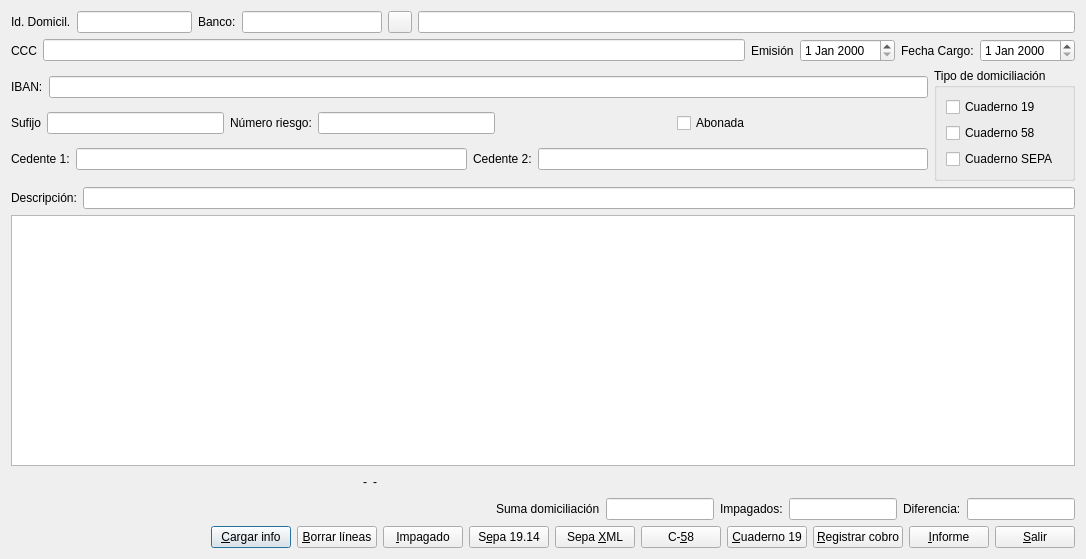
<?xml version="1.0" encoding="UTF-8"?>
<ui version="4.0">
 <class>domiciliacion</class>
 <widget class="QDialog" name="domiciliacion">
  <property name="geometry">
   <rect>
    <x>0</x>
    <y>0</y>
    <width>1086</width>
    <height>559</height>
   </rect>
  </property>
  <property name="windowTitle">
   <string>Domiciliación</string>
  </property>
  <layout class="QVBoxLayout" name="verticalLayout_2">
   <item>
    <layout class="QHBoxLayout" name="horizontalLayout">
     <item>
      <widget class="QLabel" name="label">
       <property name="text">
        <string>Id. Domicil.</string>
       </property>
      </widget>
     </item>
     <item>
      <widget class="QLineEdit" name="id_domiciliacionlineEdit">
       <property name="maximumSize">
        <size>
         <width>115</width>
         <height>16777215</height>
        </size>
       </property>
       <property name="readOnly">
        <bool>true</bool>
       </property>
      </widget>
     </item>
     <item>
      <widget class="QLabel" name="label_2">
       <property name="text">
        <string>Banco:</string>
       </property>
      </widget>
     </item>
     <item>
      <widget class="QLineEdit" name="aux_bancolineEdit">
       <property name="maximumSize">
        <size>
         <width>140</width>
         <height>16777215</height>
        </size>
       </property>
      </widget>
     </item>
     <item>
      <widget class="QPushButton" name="codigopushButton">
       <property name="maximumSize">
        <size>
         <width>24</width>
         <height>22</height>
        </size>
       </property>
       <property name="text">
        <string/>
       </property>
       <property name="icon">
        <iconset resource="keme.qrc">
         <normaloff>:/iconos/graf/viewer.xpm</normaloff>:/iconos/graf/viewer.xpm</iconset>
       </property>
       <property name="autoDefault">
        <bool>false</bool>
       </property>
      </widget>
     </item>
     <item>
      <widget class="QLineEdit" name="descrip_bancolineEdit">
       <property name="readOnly">
        <bool>true</bool>
       </property>
      </widget>
     </item>
    </layout>
   </item>
   <item>
    <layout class="QHBoxLayout" name="horizontalLayout_2">
     <item>
      <widget class="QLabel" name="label_4">
       <property name="text">
        <string>CCC</string>
       </property>
      </widget>
     </item>
     <item>
      <widget class="QLineEdit" name="ccclineEdit">
       <property name="readOnly">
        <bool>true</bool>
       </property>
      </widget>
     </item>
     <item>
      <widget class="QLabel" name="label_5">
       <property name="text">
        <string>Emisión</string>
       </property>
      </widget>
     </item>
     <item>
      <widget class="QDateEdit" name="emisiondateEdit"/>
     </item>
     <item>
      <widget class="QLabel" name="label_3">
       <property name="text">
        <string>Fecha Cargo:</string>
       </property>
      </widget>
     </item>
     <item>
      <widget class="QDateEdit" name="cargodateEdit"/>
     </item>
    </layout>
   </item>
   <item>
    <layout class="QHBoxLayout" name="horizontalLayout_6">
     <item>
      <layout class="QVBoxLayout" name="verticalLayout">
       <item>
        <layout class="QHBoxLayout" name="horizontalLayout_3">
         <item>
          <widget class="QLabel" name="label_13">
           <property name="text">
            <string>IBAN:</string>
           </property>
          </widget>
         </item>
         <item>
          <widget class="QLineEdit" name="ibanlineEdit">
           <property name="readOnly">
            <bool>true</bool>
           </property>
          </widget>
         </item>
        </layout>
       </item>
       <item>
        <layout class="QHBoxLayout" name="horizontalLayout_4">
         <item>
          <widget class="QLabel" name="label_6">
           <property name="text">
            <string>Sufijo</string>
           </property>
          </widget>
         </item>
         <item>
          <widget class="QLineEdit" name="sufijolineEdit"/>
         </item>
         <item>
          <widget class="QLabel" name="label_7">
           <property name="text">
            <string>Número riesgo:</string>
           </property>
          </widget>
         </item>
         <item>
          <widget class="QLineEdit" name="nriesgolineEdit"/>
         </item>
         <item>
          <spacer name="horizontalSpacer_5">
           <property name="orientation">
            <enum>Qt::Horizontal</enum>
           </property>
           <property name="sizeHint" stdset="0">
            <size>
             <width>40</width>
             <height>20</height>
            </size>
           </property>
          </spacer>
         </item>
         <item>
          <widget class="QCheckBox" name="procesadacheckBox">
           <property name="text">
            <string>Abonada</string>
           </property>
          </widget>
         </item>
         <item>
          <spacer name="horizontalSpacer_6">
           <property name="orientation">
            <enum>Qt::Horizontal</enum>
           </property>
           <property name="sizeHint" stdset="0">
            <size>
             <width>40</width>
             <height>20</height>
            </size>
           </property>
          </spacer>
         </item>
        </layout>
       </item>
       <item>
        <layout class="QHBoxLayout" name="horizontalLayout_5">
         <item>
          <widget class="QLabel" name="label_8">
           <property name="text">
            <string>Cedente 1:</string>
           </property>
          </widget>
         </item>
         <item>
          <widget class="QLineEdit" name="cedente1lineEdit"/>
         </item>
         <item>
          <widget class="QLabel" name="label_9">
           <property name="text">
            <string>Cedente 2:</string>
           </property>
          </widget>
         </item>
         <item>
          <widget class="QLineEdit" name="cedente2lineEdit"/>
         </item>
        </layout>
       </item>
      </layout>
     </item>
     <item>
      <widget class="QGroupBox" name="cuadernosgroupBox">
       <property name="title">
        <string>Tipo de domiciliación</string>
       </property>
       <layout class="QVBoxLayout" name="verticalLayout_3">
        <item>
         <widget class="QCheckBox" name="c19checkBox">
          <property name="text">
           <string>Cuaderno 19</string>
          </property>
         </widget>
        </item>
        <item>
         <widget class="QCheckBox" name="c58checkBox">
          <property name="text">
           <string>Cuaderno 58</string>
          </property>
         </widget>
        </item>
        <item>
         <widget class="QCheckBox" name="sepa1914checkBox">
          <property name="text">
           <string>Cuaderno SEPA</string>
          </property>
         </widget>
        </item>
       </layout>
      </widget>
     </item>
    </layout>
   </item>
   <item>
    <layout class="QHBoxLayout" name="horizontalLayout_7">
     <item>
      <widget class="QLabel" name="label_14">
       <property name="text">
        <string>Descripción:</string>
       </property>
      </widget>
     </item>
     <item>
      <widget class="QLineEdit" name="descriplineEdit"/>
     </item>
    </layout>
   </item>
   <item>
    <widget class="QTableView" name="tableView"/>
   </item>
   <item>
    <layout class="QHBoxLayout" name="horizontalLayout_8">
     <item>
      <spacer name="horizontalSpacer">
       <property name="orientation">
        <enum>Qt::Horizontal</enum>
       </property>
       <property name="sizeHint" stdset="0">
        <size>
         <width>40</width>
         <height>20</height>
        </size>
       </property>
      </spacer>
     </item>
     <item>
      <widget class="QLabel" name="codigolabel">
       <property name="text">
        <string>-</string>
       </property>
      </widget>
     </item>
     <item>
      <widget class="QLabel" name="descriplabel">
       <property name="minimumSize">
        <size>
         <width>350</width>
         <height>0</height>
        </size>
       </property>
       <property name="maximumSize">
        <size>
         <width>350</width>
         <height>16777215</height>
        </size>
       </property>
       <property name="text">
        <string>-</string>
       </property>
      </widget>
     </item>
     <item>
      <spacer name="horizontalSpacer_2">
       <property name="orientation">
        <enum>Qt::Horizontal</enum>
       </property>
       <property name="sizeHint" stdset="0">
        <size>
         <width>40</width>
         <height>20</height>
        </size>
       </property>
      </spacer>
     </item>
    </layout>
   </item>
   <item>
    <layout class="QHBoxLayout" name="horizontalLayout_9">
     <item>
      <spacer name="horizontalSpacer_3">
       <property name="orientation">
        <enum>Qt::Horizontal</enum>
       </property>
       <property name="sizeHint" stdset="0">
        <size>
         <width>40</width>
         <height>20</height>
        </size>
       </property>
      </spacer>
     </item>
     <item>
      <widget class="QLabel" name="label_10">
       <property name="text">
        <string>Suma domiciliación</string>
       </property>
      </widget>
     </item>
     <item>
      <widget class="QLineEdit" name="sumalineEdit">
       <property name="sizePolicy">
        <sizepolicy hsizetype="Preferred" vsizetype="Fixed">
         <horstretch>0</horstretch>
         <verstretch>0</verstretch>
        </sizepolicy>
       </property>
       <property name="readOnly">
        <bool>true</bool>
       </property>
      </widget>
     </item>
     <item>
      <widget class="QLabel" name="label_11">
       <property name="text">
        <string>Impagados:</string>
       </property>
      </widget>
     </item>
     <item>
      <widget class="QLineEdit" name="impagadoslineEdit">
       <property name="sizePolicy">
        <sizepolicy hsizetype="Preferred" vsizetype="Fixed">
         <horstretch>0</horstretch>
         <verstretch>0</verstretch>
        </sizepolicy>
       </property>
       <property name="readOnly">
        <bool>true</bool>
       </property>
      </widget>
     </item>
     <item>
      <widget class="QLabel" name="label_12">
       <property name="text">
        <string>Diferencia:</string>
       </property>
      </widget>
     </item>
     <item>
      <widget class="QLineEdit" name="diferencialineEdit">
       <property name="sizePolicy">
        <sizepolicy hsizetype="Preferred" vsizetype="Fixed">
         <horstretch>0</horstretch>
         <verstretch>0</verstretch>
        </sizepolicy>
       </property>
       <property name="readOnly">
        <bool>true</bool>
       </property>
      </widget>
     </item>
    </layout>
   </item>
   <item>
    <layout class="QHBoxLayout" name="horizontalLayout_10">
     <item>
      <spacer name="horizontalSpacer_4">
       <property name="orientation">
        <enum>Qt::Horizontal</enum>
       </property>
       <property name="sizeHint" stdset="0">
        <size>
         <width>40</width>
         <height>20</height>
        </size>
       </property>
      </spacer>
     </item>
     <item>
      <widget class="QPushButton" name="cargarpushButton">
       <property name="text">
        <string>&amp;Cargar info</string>
       </property>
       <property name="icon">
        <iconset resource="keme.qrc">
         <normaloff>:/iconos/graf/reload2.png</normaloff>:/iconos/graf/reload2.png</iconset>
       </property>
       <property name="default">
        <bool>true</bool>
       </property>
      </widget>
     </item>
     <item>
      <widget class="QPushButton" name="borrapushButton">
       <property name="text">
        <string>&amp;Borrar líneas</string>
       </property>
       <property name="icon">
        <iconset resource="keme.qrc">
         <normaloff>:/iconos/graf/borrar.png</normaloff>:/iconos/graf/borrar.png</iconset>
       </property>
      </widget>
     </item>
     <item>
      <widget class="QPushButton" name="impagadopushButton">
       <property name="text">
        <string>&amp;Impagado</string>
       </property>
       <property name="icon">
        <iconset resource="keme.qrc">
         <normaloff>:/iconos/graf/cruz.png</normaloff>:/iconos/graf/cruz.png</iconset>
       </property>
      </widget>
     </item>
     <item>
      <widget class="QPushButton" name="sepa1914pushButton">
       <property name="text">
        <string>S&amp;epa 19.14</string>
       </property>
       <property name="icon">
        <iconset resource="keme.qrc">
         <normaloff>:/iconos/graf/edit.png</normaloff>:/iconos/graf/edit.png</iconset>
       </property>
      </widget>
     </item>
     <item>
      <widget class="QPushButton" name="sepaxmlpushButton">
       <property name="text">
        <string>Sepa &amp;XML</string>
       </property>
       <property name="icon">
        <iconset resource="keme.qrc">
         <normaloff>:/iconos/graf/edit.png</normaloff>:/iconos/graf/edit.png</iconset>
       </property>
      </widget>
     </item>
     <item>
      <widget class="QPushButton" name="c58pushButton">
       <property name="text">
        <string>C-&amp;58</string>
       </property>
       <property name="icon">
        <iconset resource="keme.qrc">
         <normaloff>:/iconos/graf/edit.png</normaloff>:/iconos/graf/edit.png</iconset>
       </property>
      </widget>
     </item>
     <item>
      <widget class="QPushButton" name="c19pushButton">
       <property name="text">
        <string>&amp;Cuaderno 19</string>
       </property>
       <property name="icon">
        <iconset resource="keme.qrc">
         <normaloff>:/iconos/graf/edit.png</normaloff>:/iconos/graf/edit.png</iconset>
       </property>
      </widget>
     </item>
     <item>
      <widget class="QPushButton" name="cobropushButton">
       <property name="text">
        <string>&amp;Registrar cobro</string>
       </property>
       <property name="icon">
        <iconset resource="keme.qrc">
         <normaloff>:/iconos/graf/COINS-icon.png</normaloff>:/iconos/graf/COINS-icon.png</iconset>
       </property>
      </widget>
     </item>
     <item>
      <widget class="QPushButton" name="informepushButton">
       <property name="text">
        <string>&amp;Informe</string>
       </property>
       <property name="icon">
        <iconset resource="keme.qrc">
         <normaloff>:/iconos/graf/pad.png</normaloff>:/iconos/graf/pad.png</iconset>
       </property>
      </widget>
     </item>
     <item>
      <widget class="QPushButton" name="salirpushButton">
       <property name="text">
        <string>&amp;Salir</string>
       </property>
       <property name="icon">
        <iconset resource="keme.qrc">
         <normaloff>:/iconos/graf/application-exit.png</normaloff>:/iconos/graf/application-exit.png</iconset>
       </property>
      </widget>
     </item>
    </layout>
   </item>
  </layout>
 </widget>
 <tabstops>
  <tabstop>id_domiciliacionlineEdit</tabstop>
  <tabstop>aux_bancolineEdit</tabstop>
  <tabstop>codigopushButton</tabstop>
  <tabstop>descrip_bancolineEdit</tabstop>
  <tabstop>ccclineEdit</tabstop>
  <tabstop>emisiondateEdit</tabstop>
  <tabstop>cargodateEdit</tabstop>
  <tabstop>ibanlineEdit</tabstop>
  <tabstop>sufijolineEdit</tabstop>
  <tabstop>nriesgolineEdit</tabstop>
  <tabstop>procesadacheckBox</tabstop>
  <tabstop>c19checkBox</tabstop>
  <tabstop>c58checkBox</tabstop>
  <tabstop>sepa1914checkBox</tabstop>
  <tabstop>cedente1lineEdit</tabstop>
  <tabstop>cedente2lineEdit</tabstop>
  <tabstop>descriplineEdit</tabstop>
  <tabstop>tableView</tabstop>
  <tabstop>sumalineEdit</tabstop>
  <tabstop>impagadoslineEdit</tabstop>
  <tabstop>diferencialineEdit</tabstop>
  <tabstop>cargarpushButton</tabstop>
  <tabstop>borrapushButton</tabstop>
  <tabstop>impagadopushButton</tabstop>
  <tabstop>sepa1914pushButton</tabstop>
  <tabstop>sepaxmlpushButton</tabstop>
  <tabstop>c58pushButton</tabstop>
  <tabstop>c19pushButton</tabstop>
  <tabstop>cobropushButton</tabstop>
  <tabstop>informepushButton</tabstop>
  <tabstop>salirpushButton</tabstop>
 </tabstops>
 <resources>
  <include location="keme.qrc"/>
 </resources>
 <connections/>
</ui>
